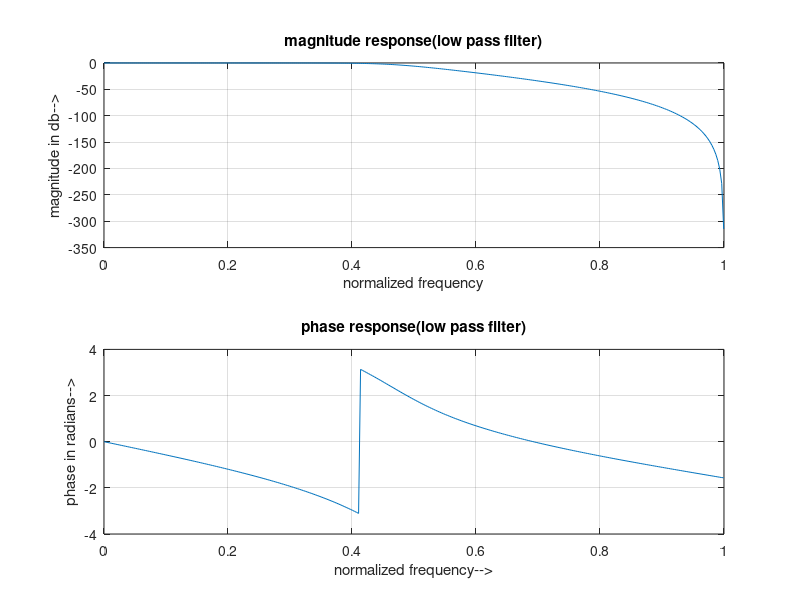

This figure's MATLAB source:
# HR
clc;

clear all;

close all;

ap=0.5;

as=50;

fp=1000;

fs=2000;

f=5000;

wp=2*fp/f;

ws=2*fs/f;

wn=[wp,ws];

%TO FIND THE CUT OFF FREQ & ORDER OF FILTER

[n,wn]=buttord(wp,ws,ap,as);

[b,a]=butter(n,wn,'low');

w=0:0.01:pi;

h=freqz(b,a,w);

p=angle(h);

mag=20*log10(abs(h));

subplot(2,1,1);

plot(w/pi,mag);

grid;

xlabel('normalized frequency');

ylabel('magnitude in db-->');

title('magnitude response(low pass filter)');

subplot(2,1,2);

plot(w/pi,p);

grid;

xlabel('normalized frequency-->');

ylabel('phase in radians-->');

title('phase response(low pass filter)');
